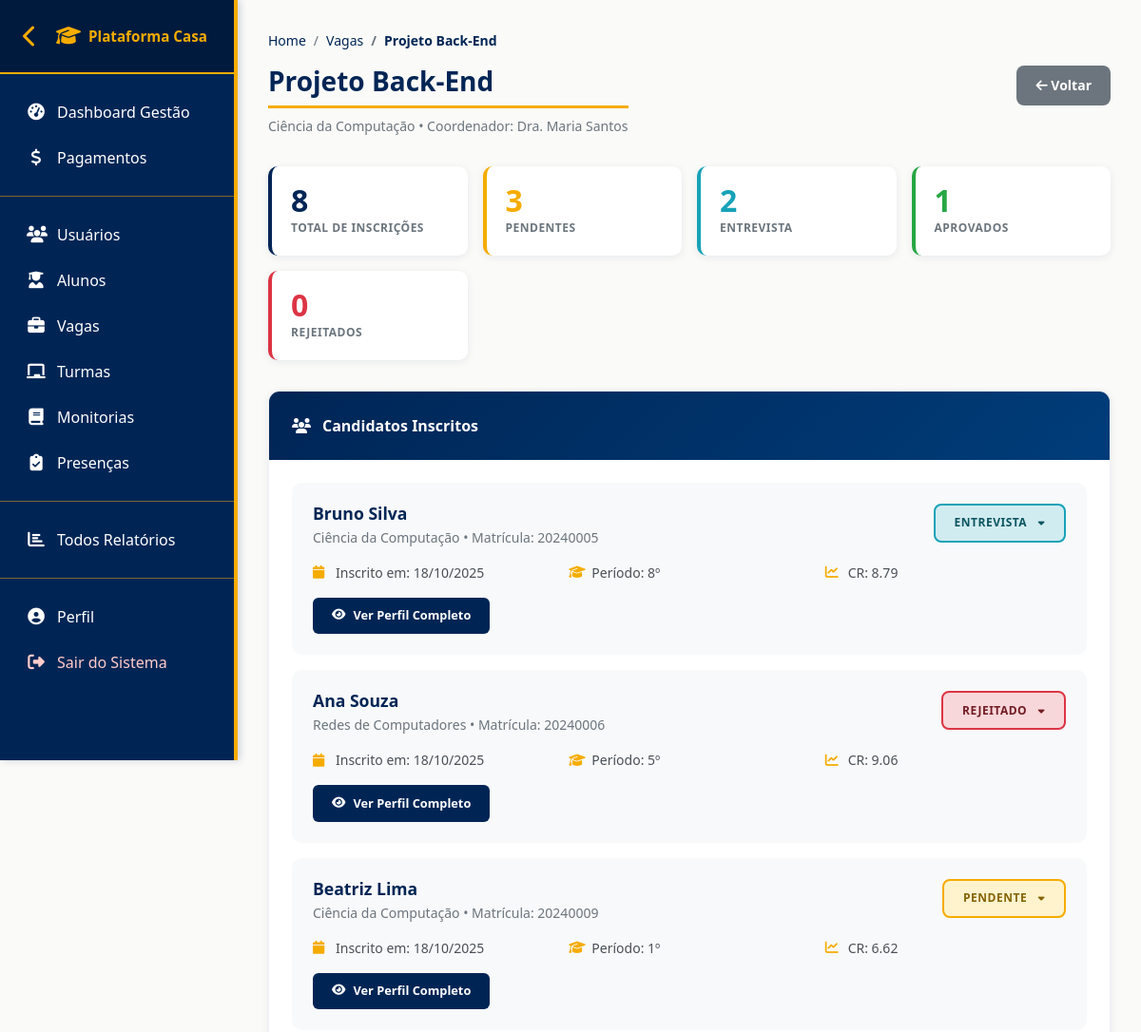
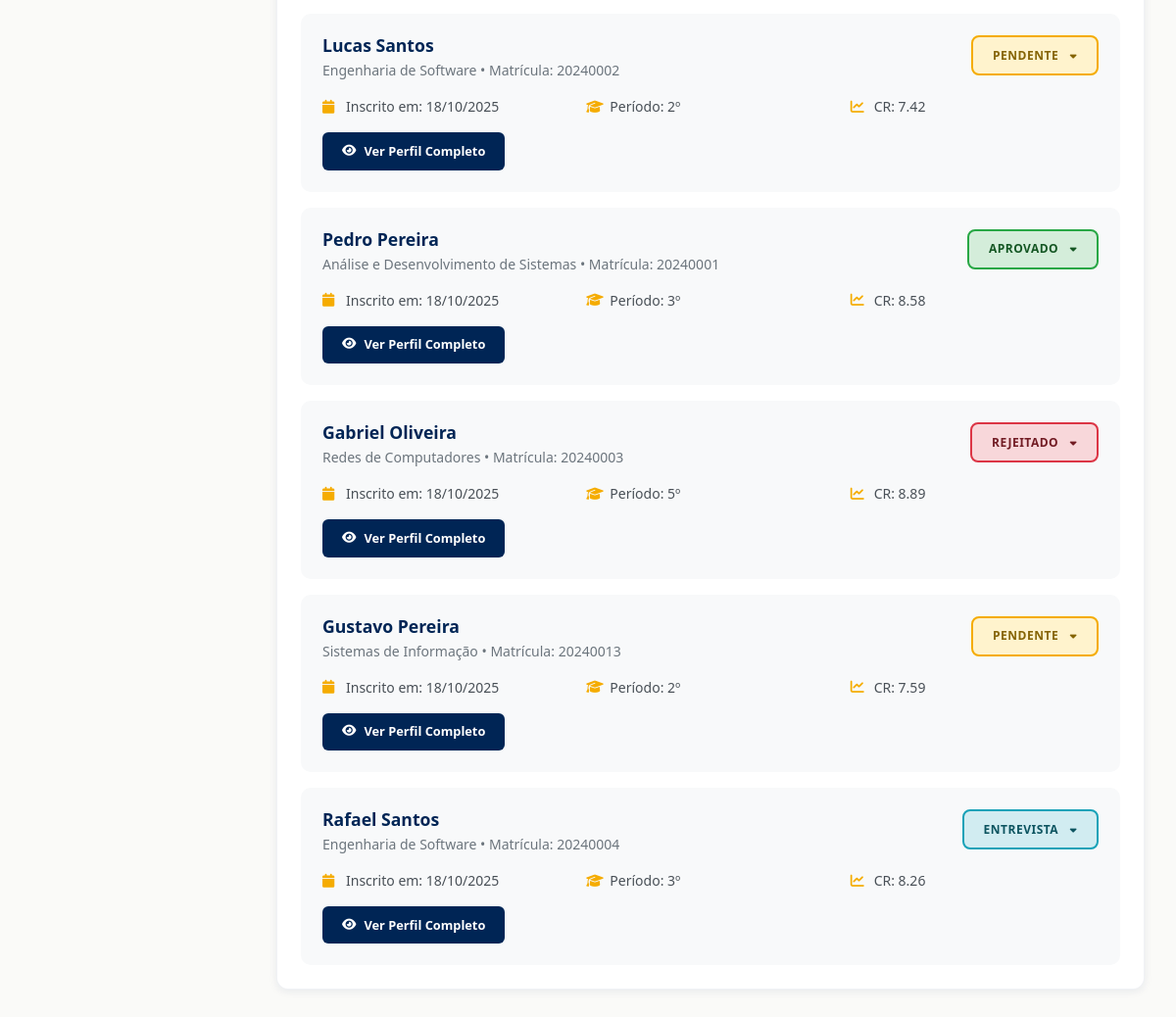
/vagas/2/ (signed in), run on the app's committed database (2 pictures, top to bottom).
### plataforma_Casa/models.py (models this page shows, shortened)
class Vaga(models.Model):
    nome = models.CharField(max_length=100)
    curso = models.ForeignKey(Curso, on_delete=models.CASCADE)
    coordenador = models.ForeignKey(Funcionario, on_delete=models.CASCADE, related_name='vagas_coordenadas')
    descricao = models.TextField()
    requisitos = models.TextField()
    responsabilidades = models.TextField(blank=True, null=True)  # Novo campo
    numero_vagas = models.IntegerField(default=1)  # Novo campo
    disciplina = models.CharField(max_length=100, blank=True, null=True)  # Novo campo
    monitores = models.ManyToManyField(Aluno, related_name='vagas_inscritas', blank=True)
    ativo = models.BooleanField(default=True)
    criado_em = models.DateTimeField(auto_now_add=True)

class Curso(models.Model):
    nome = models.CharField(max_length=50)
    ativo = models.BooleanField(default=True)

class Usuario(models.Model):
    nome = models.CharField(max_length=100)
    email = models.EmailField(max_length=100)
    tipo_usuario = models.ForeignKey(TipoUsuario, on_delete=models.CASCADE)
    ativo = models.BooleanField(default=True)

class Inscricao(models.Model):
    STATUS_CHOICES = [
        ('Pendente', 'Pendente'),
        ('Entrevista', 'Entrevista'),
        ('Aprovado', 'Aprovado'),
        ('Não Aprovado', 'Não Aprovado'),
    ]
    aluno = models.ForeignKey(Aluno, on_delete=models.CASCADE)
    vaga = models.ForeignKey(Vaga, on_delete=models.CASCADE)
    data_inscricao = models.DateTimeField(auto_now_add=True)
    status = models.CharField(max_length=50, choices=STATUS_CHOICES, default='Pendente')

class Aluno(Usuario):
    matricula = models.CharField(max_length=20, unique=True)
    curso = models.ForeignKey(Curso, on_delete=models.CASCADE)
    data_ingresso = models.DateField()
    periodo = models.IntegerField()
    cr_geral = models.FloatField()

### plataforma_Casa/views.py (the view, shortened to what this page needs)
# urls.py: path('vagas/<int:vaga_id>/', views.detalhe_vaga, name='detalhe_vaga'),
@requer_admin_ou_coordenador
def detalhe_vaga(request, vaga_id):
    vaga = get_object_or_404(Vaga, id=vaga_id)
    user = request.user
    inscricoes = Inscricao.objects.filter(vaga=vaga).select_related('aluno', 'aluno__curso').order_by('-data_inscricao')
    total_inscricoes = inscricoes.count()
    pendentes = inscricoes.filter(status='Pendente').count()
    entrevista = inscricoes.filter(status='Entrevista').count()
    aprovados = inscricoes.filter(status='Aprovado').count()
    rejeitados = inscricoes.filter(status='Não Aprovado').count()
    context = {
        'vaga': vaga,
        'inscricoes': inscricoes,
        'total_inscricoes': total_inscricoes,
        'pendentes': pendentes,
        'entrevista': entrevista,
        'aprovados': aprovados,
        'rejeitados': rejeitados,
    }
    return render(request, 'vagas/detalhe.html', context)

### plataforma_Casa/context_processors.py (called while the page is built, shortened)
def user_groups(request):
    if request.user.is_authenticated:
        return {
            'is_aluno': request.user.groups.filter(name='Aluno').exists(),
            'is_monitor': request.user.groups.filter(name='Monitor').exists(),
            'is_professor': request.user.groups.filter(name='Professor').exists(),
            'is_admin': request.user.is_staff or request.user.is_superuser,
        }

### plataforma_Casa/views.py (called while the page is built, shortened)
def requer_admin_ou_coordenador(view_func):
    @wraps(view_func)
    @login_required(login_url='login')
    def wrapper(request, *args, **kwargs):
        is_admin = request.user.is_staff or request.user.is_superuser
        is_coordenador = request.user.groups.filter(name='Coordenador').exists()
        return view_func(request, *args, **kwargs)
    return wrapper

### plataforma_Casa/templates/vagas/detalhe.html (shortened to what this page needs)
{% extends 'base.html' %}
{% block content %}
<nav aria-label="breadcrumb">
    <ol class="breadcrumb">
        <li class="breadcrumb-item"><a href="{% url 'dashboard' %}">Home</a></li>
        <li class="breadcrumb-item"><a href="{% url 'listar_vagas' %}">Vagas</a></li>
        <li class="breadcrumb-item active">{{ vaga.nome }}</li>
    </ol>
</nav>
<div class="page-header">
    <div class="page-header-top">
        <div>
            <h1>{{ vaga.nome }}</h1>
            <p>{{ vaga.curso.nome }} • Coordenador: {{ vaga.coordenador.nome }}</p>
        </div>
        <a href="{% url 'listar_vagas' %}" class="btn-voltar">
            <i class="fas fa-arrow-left"></i> Voltar
        </a>
    </div>
</div>
<div class="stats-grid">
    <div class="stat-card total">
        <div class="stat-number">{{ total_inscricoes }}</div>
        <div class="stat-label">Total de Inscrições</div>
    </div>
    <div class="stat-card pendente">
        <div class="stat-number">{{ pendentes }}</div>
        <div class="stat-label">Pendentes</div>
    </div>
    <div class="stat-card entrevista">
        <div class="stat-number">{{ entrevista }}</div>
        <div class="stat-label">Entrevista</div>
    </div>
    <div class="stat-card aprovado">
        <div class="stat-number">{{ aprovados }}</div>
        <div class="stat-label">Aprovados</div>
    </div>
    <div class="stat-card rejeitado">
        <div class="stat-number">{{ rejeitados }}</div>
        <div class="stat-label">Rejeitados</div>
    </div>
</div>
<div class="candidatos-container">
    <div class="candidatos-header">
        <i class="fas fa-users"></i>
        Candidatos Inscritos
    </div>
    {% if inscricoes %}
    <div class="candidatos-list">
        {% for inscricao in inscricoes %}
        <div class="candidato-card" data-inscricao-id="{{ inscricao.id }}">
            <div class="candidato-header">
                <div class="candidato-info">
                    <h3>{{ inscricao.aluno.nome }}</h3>
                    <p>{{ inscricao.aluno.curso.nome }} • Matrícula: {{ inscricao.aluno.matricula }}</p>
                </div>
                <span class="candidato-status {% if inscricao.status == 'Pendente' %}pendente{% elif inscricao.status == 'Entrevista' %}entrevista{% elif inscricao.status == 'Aprovado' %}aprovado{% else %}nao-aprovado{% endif %}"
                      data-inscricao-id="{{ inscricao.id }}"
                      data-status-atual="{{ inscricao.status }}">
                    {{ inscricao.status }}
                </span>
            </div>
            <div class="candidato-details">
                <div class="detail-item">
                    <i class="fas fa-calendar"></i>
                    <span>Inscrito em: {{ inscricao.data_inscricao|date:"d/m/Y" }}</span>
                </div>
                <div class="detail-item">
                    <i class="fas fa-graduation-cap"></i>
                    <span>Período: {{ inscricao.aluno.periodo }}º</span>
                </div>
                <div class="detail-item">
                    <i class="fas fa-chart-line"></i>
                    <span>CR: {{ inscricao.aluno.cr_geral }}</span>
                </div>
            </div>
            <div class="candidato-actions">
                <a href="{% url 'detalhe_candidato' inscricao.id %}" class="btn-action btn-ver">
                    <i class="fas fa-eye"></i> Ver Perfil Completo
                </a>
            </div>
        </div>
        {% endfor %}
    </div>
    {% else %}
    <div class="empty-state">
        <i class="fas fa-user-slash"></i>
        <h3>Nenhum Candidato Inscrito</h3>
        <p>Esta vaga ainda não recebeu inscrições.</p>
    </div>
    {% endif %}
</div>
{% endblock %}

### plataforma_Casa/static/css/cores-institucionais.css (style rules this page uses)
:root { --cor-amarelo-institucional: #F5AC00; --cor-azul-escuro-principal: #002555; --cor-azul-auxiliar: #1245FF; --cor-cinza-escuro: #6d6e71; --cor-cinza-medio: #a7a9ab; --cor-cinza-claro: #d1d3d4; --cor-branco: #ffffff; --cor-preto: #000000; --cor-sucesso: #27ae60; --cor-erro: #e74c3c; --cor-aviso: #f39c12; --cor-info: #3498db; --sombra-leve: rgba(0, 37, 85, 0.1); --sombra-media: rgba(0, 37, 85, 0.2); --sombra-forte: rgba(0, 37, 85, 0.3); }
html, body { background-color: var(--cor-branco); color: var(--cor-cinza-escuro); font-family: 'Segoe UI', Tahoma, Geneva, Verdana, sans-serif; }
h1, h2, h3, h4, h5, h6 { color: var(--cor-azul-escuro-principal); font-weight: 700; }
h1 { border-bottom: 3px solid var(--cor-amarelo-institucional); padding-bottom: 0.5rem; }
a { color: var(--cor-azul-escuro-principal); text-decoration: none; transition: all 0.3s ease; }

### plataforma_Casa/static/css/cores-padrao.css (style rules this page uses)
:root { --cor-amarelo-institucional: #F5AC00; --cor-azul-escuro-principal: #002555; --cor-azul-auxiliar: #1245FF; --cor-cinza-escuro: #6d6e71; --cor-cinza-medio: #a7a9ab; --cor-cinza-claro: #d1d3d4; --cor-branco: #ffffff; --cor-preto: #000000; --cor-sucesso: #27ae60; --cor-erro: #e74c3c; --cor-aviso: #f39c12; --cor-info: #3498db; }
.display-4, h1, h2 { color: var(--cor-azul-escuro-principal); }
a { color: var(--cor-azul-escuro-principal); transition: all 0.3s ease; }
.breadcrumb-item.active { color: var(--cor-azul-escuro-principal) !important; }

### plataforma_Casa/templates/base.html (style rules this page uses)
* { margin: 0; padding: 0; box-sizing: border-box; }
body { background-color: #fafaf8; padding-top: 0; overflow-x: hidden; max-width: 100vw; }
html { overflow-x: hidden; max-width: 100vw; }
html, body { height: 100%; overflow-x: hidden; max-width: 100%; }
.breadcrumb { background-color: transparent; padding: 0; margin-bottom: 2rem; }
.breadcrumb-item.active { color: #667eea; font-weight: 600; }
.main-content > * { max-width: 100%; }

### data on the page
Vaga: nome "Projeto Back-End", curso.nome "Ciência da Computação", coordenador.nome "Dra. Maria Santos"
Inscricao: aluno.nome "Bruno Silva", aluno.curso.nome "Ciência da Computação", aluno.matricula "20240005", status "ENTREVISTA", data_inscricao "18/10/2025", aluno.periodo "8", aluno.cr_geral "8.79"
Inscricao: aluno.nome "Ana Souza", aluno.curso.nome "Redes de Computadores", aluno.matricula "20240006", status "REJEITADO", data_inscricao "18/10/2025", aluno.periodo "5", aluno.cr_geral "9.06"
Inscricao: aluno.nome "Beatriz Lima", aluno.curso.nome "Ciência da Computação", aluno.matricula "20240009", status "PENDENTE", data_inscricao "18/10/2025", aluno.periodo "1", aluno.cr_geral "6.62"
Inscricao: aluno.nome "Lucas Santos", aluno.curso.nome "Engenharia de Software", aluno.matricula "20240002", status "PENDENTE", data_inscricao "18/10/2025", aluno.periodo "2", aluno.cr_geral "7.42"
Inscricao: aluno.nome "Pedro Pereira", aluno.curso.nome "Análise e Desenvolvimento de Sistemas", aluno.matricula "20240001", status "APROVADO", data_inscricao "18/10/2025", aluno.periodo "3", aluno.cr_geral "8.58"
Inscricao: aluno.nome "Gabriel Oliveira", aluno.curso.nome "Redes de Computadores", aluno.matricula "20240003", status "REJEITADO", data_inscricao "18/10/2025", aluno.periodo "5", aluno.cr_geral "8.89"
Inscricao: aluno.nome "Gustavo Pereira", aluno.curso.nome "Sistemas de Informação", aluno.matricula "20240013", status "PENDENTE", data_inscricao "18/10/2025", aluno.periodo "2", aluno.cr_geral "7.59"
Inscricao: aluno.nome "Rafael Santos", aluno.curso.nome "Engenharia de Software", aluno.matricula "20240004", status "ENTREVISTA", data_inscricao "18/10/2025", aluno.periodo "3", aluno.cr_geral "8.26"

### other printed values
{{ total_inscricoes }} "8"
{{ pendentes }} "3"
{{ entrevista }} "2"
{{ aprovados }} "1"
{{ rejeitados }} "0"
